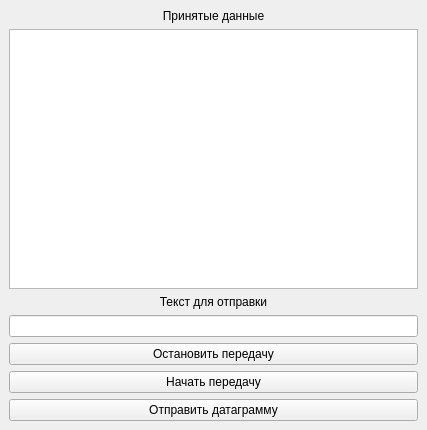
<?xml version="1.0" encoding="UTF-8"?>
<ui version="4.0">
 <class>MainWindow</class>
 <widget class="QMainWindow" name="MainWindow">
  <property name="geometry">
   <rect>
    <x>0</x>
    <y>0</y>
    <width>427</width>
    <height>430</height>
   </rect>
  </property>
  <property name="windowTitle">
   <string>MainWindow</string>
  </property>
  <widget class="QWidget" name="centralwidget">
   <layout class="QVBoxLayout" name="verticalLayout">
    <item>
     <widget class="QLabel" name="lb_receiveData">
      <property name="text">
       <string>Принятые данные</string>
      </property>
      <property name="alignment">
       <set>Qt::AlignCenter</set>
      </property>
     </widget>
    </item>
    <item>
     <widget class="QTextEdit" name="te_result"/>
    </item>
    <item>
     <widget class="QLabel" name="lb_input">
      <property name="text">
       <string>Текст для отправки</string>
      </property>
      <property name="alignment">
       <set>Qt::AlignCenter</set>
      </property>
     </widget>
    </item>
    <item>
     <widget class="QLineEdit" name="le_inputText"/>
    </item>
    <item>
     <widget class="QPushButton" name="pb_stop">
      <property name="text">
       <string>Остановить передачу</string>
      </property>
     </widget>
    </item>
    <item>
     <widget class="QPushButton" name="pb_start">
      <property name="text">
       <string>Начать передачу</string>
      </property>
     </widget>
    </item>
    <item>
     <widget class="QPushButton" name="pb_sendDatagram">
      <property name="text">
       <string>Отправить датаграмму</string>
      </property>
     </widget>
    </item>
   </layout>
  </widget>
 </widget>
 <resources/>
 <connections/>
</ui>
